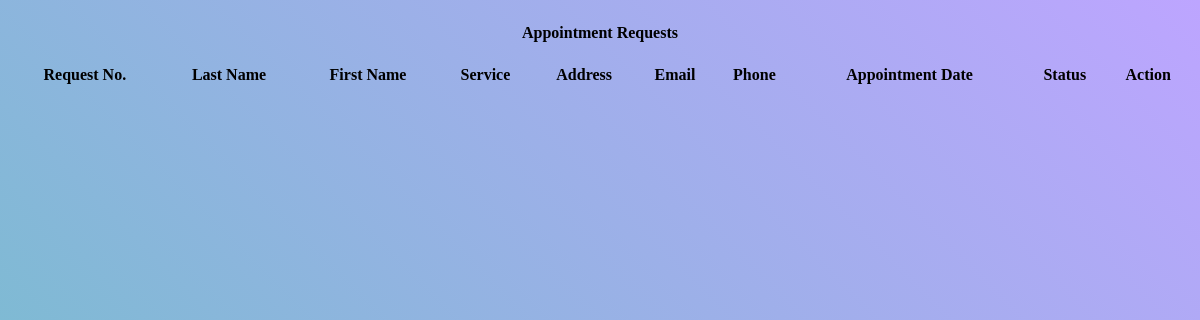
The page /admin/requests.php on the database as committed earlier.
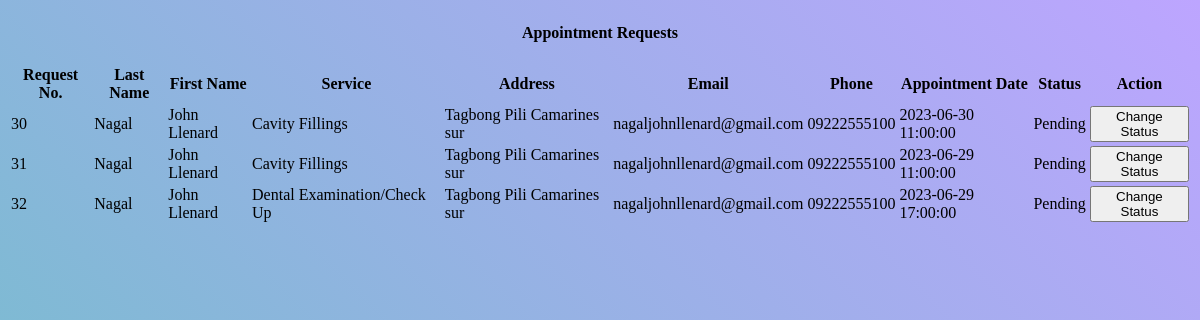
The same page on the database as committed later.
### tables this page shows
CREATE TABLE `requests_tb` (
  `request_id` int(11) NOT NULL,
  `patient_id` int(11) NOT NULL,
  `service_id` int(11) NOT NULL,
  `firstName` varchar(100) NOT NULL,
  `middleName` varchar(100) NOT NULL,
  `lastName` varchar(100) NOT NULL,
  `address` varchar(255) NOT NULL,
  `email` varchar(100) DEFAULT NULL,
  `phone` varchar(11) NOT NULL,
  `appointment_date` datetime NOT NULL,
  `status` varchar(50) NOT NULL
);

CREATE TABLE `services_tb` (
  `service_id` int(100) NOT NULL,
  `service_name` varchar(50) DEFAULT NULL,
  `service_price` decimal(10,2) DEFAULT NULL
);

### admin/requests.php (the view, shortened to what this page needs)
<!DOCTYPE html>
<html lang="en">
<body>
    <div class="col py-1">
        <div class="container-fluid bg-light edges">
            <div class="col py-1">
                <div>
                    <h4 style="text-align:center">Appointment Requests</h4>
                </div>
                <table id="example" class="table table-striped" style="width:100%;">
                    <thead>
                        <tr>
                            <th>Request No.</th>
                            <th>Last Name</th>
                            <th>First Name</th>
                            <th>Service</th>
                            <th>Address</th>
                            <th>Email</th>
                            <th>Phone</th>
                            <th>Appointment Date</th>
                            <th>Status</th>
                            <th>Action</th>
                        </tr>
                    </thead>
                    <tbody>
                        <?php
                        $data = mysqli_query($conn, "SELECT r.*, s.service_name FROM requests_tb r INNER JOIN services_tb s ON r.service_id = s.service_id");
                        while ($row = mysqli_fetch_array($data)) {
                            if ($row['status'] != "Approve" && $row['status'] !="Done") {
                                echo "<tr>";
                                echo "<td>" . $row['request_id'] . "</td>";
                                echo "<td>" . $row['lastName'] . "</td>";
                                echo "<td>" . $row['firstName'] . "</td>";
                                echo "<td>" . $row['service_name'] . "</td>";
                                echo "<td>" . $row['address'] . "</td>";
                                echo "<td>" . $row['email'] . "</td>";
                                echo "<td>" . $row['phone'] . "</td>";
                                echo "<td>" . $row['appointment_date'] . "</td>";
                                echo "<td>" . $row['status'] . "</td>";
                                echo "<td>";
                                echo "<button type='button' class='btn btn-primary' data-bs-toggle='modal' data-bs-target='#changeStatusModal' data-bs-request-id='" . $row['request_id'] . "'>Change Status</button>";
                                echo "</td>";
                                echo "</tr>";
                            }
                        }
                        ?>
                    </tbody>
                </table>
            </div>
        </div>
    </div>
</body>
</html>

Rows that differ between the two databases and show on the page:
added requests_tb: request_id "30", lastName "Nagal", firstName "John Llenard", service.service_name "Cavity Fillings", address "Tagbong Pili Camarines sur", email "nagaljohnllenard@gmail.com", phone "09222555100", appointment_date "2023-06-30 11:00:00", status "Pending"
added requests_tb: request_id "31", lastName "Nagal", firstName "John Llenard", service.service_name "Cavity Fillings", address "Tagbong Pili Camarines sur", email "nagaljohnllenard@gmail.com", phone "09222555100", appointment_date "2023-06-29 11:00:00", status "Pending"
added requests_tb: request_id "32", lastName "Nagal", firstName "John Llenard", service.service_name "Dental Examination/Check Up", address "Tagbong Pili Camarines sur", email "nagaljohnllenard@gmail.com", phone "09222555100", appointment_date "2023-06-29 17:00:00", status "Pending"
